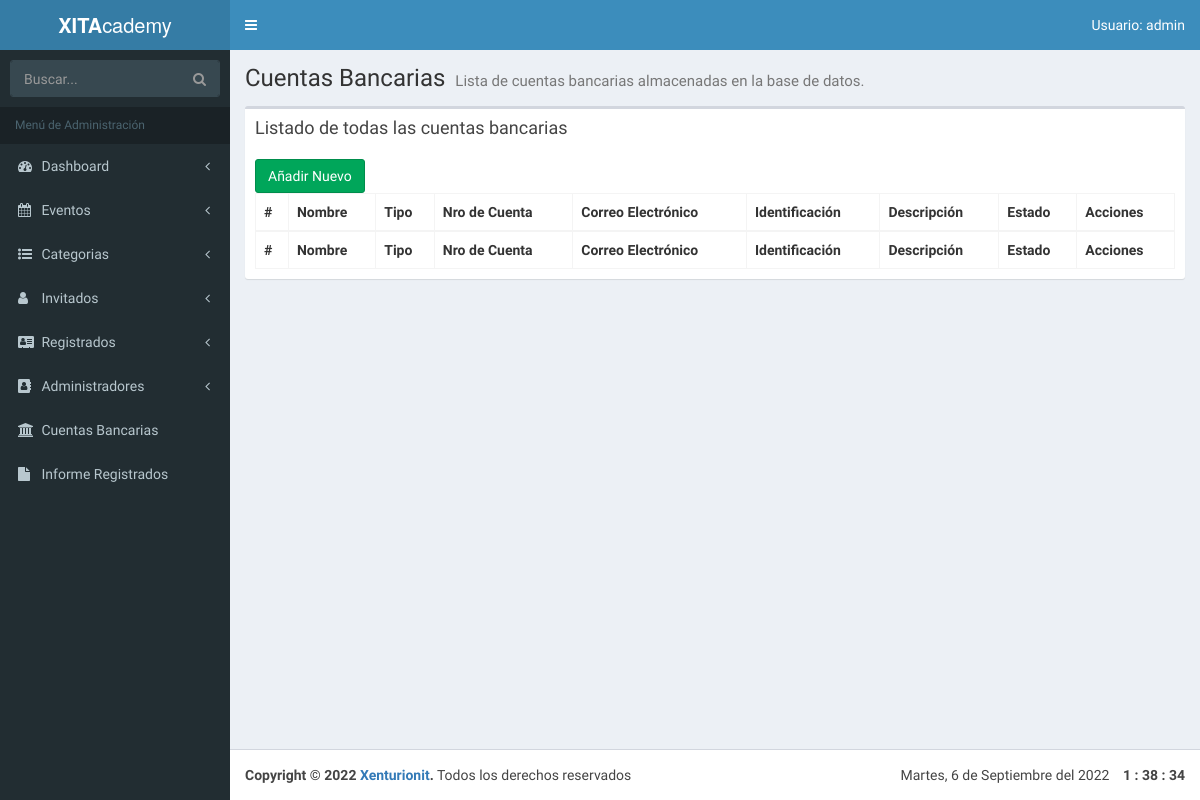
Before: /admin/lista-cuentas.php (signed in) with the older database file.
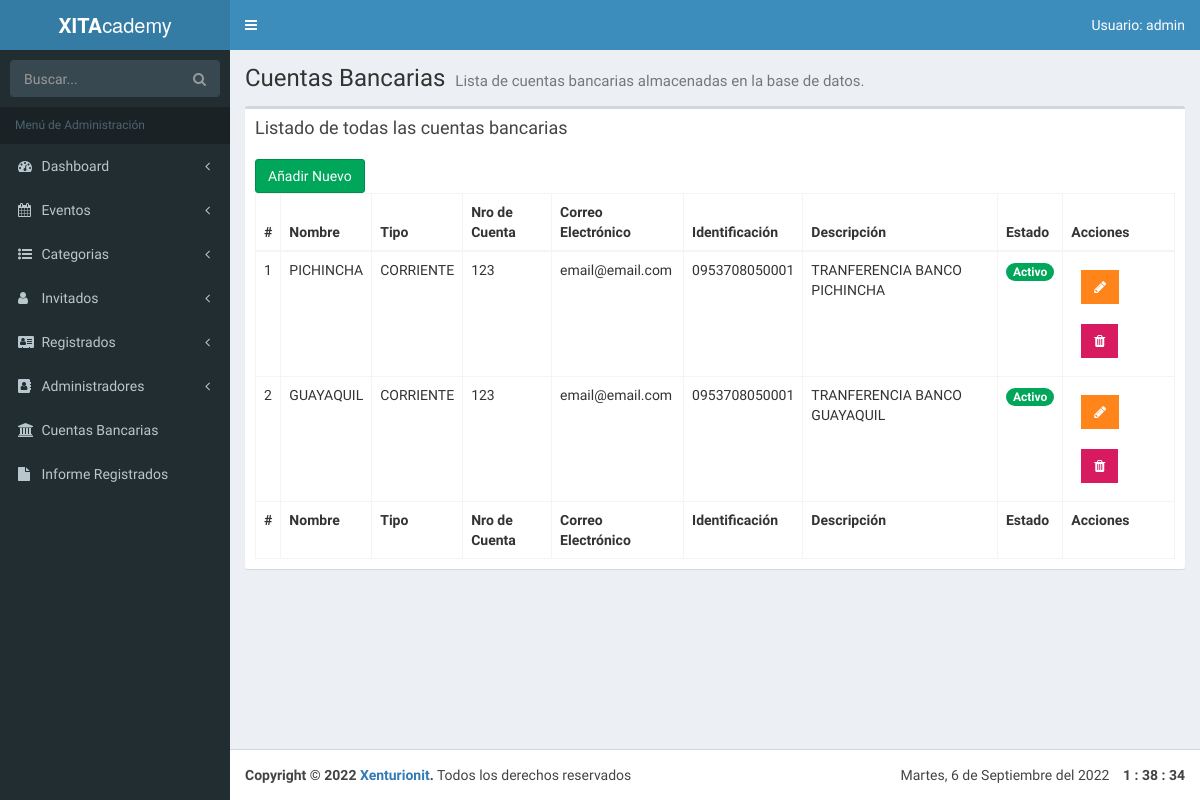
After: the same page with the newer database file.
### tables this page shows
CREATE TABLE `cuentas_bancarias` (
                                     `id` tinyint(4) NOT NULL AUTO_INCREMENT,
                                     `nombre_banco` varchar(50) DEFAULT NULL,
                                     `tipo_cuenta` varchar(15) DEFAULT NULL,
                                     `nro_cuenta` varchar(15) DEFAULT NULL,
                                     `email` varchar(50) DEFAULT NULL,
                                     `ced_ruc` varchar(14) DEFAULT NULL,
                                     `descripcion` varchar(100) DEFAULT NULL,
                                     `creado` datetime DEFAULT NULL,
                                     `actualizado` datetime DEFAULT NULL,
                                     `estado` tinyint(1) DEFAULT NULL,
                                     PRIMARY KEY (`id`)
);

### admin/funciones/funciones.php (called while the page is built, shortened)
<?php
function obtener_template() {
    $file = basename($_SERVER['PHP_SELF']);
    $pagename = str_replace(".php","",$file);
    return $pagename;
}

### admin/lista-cuentas.php (the view, shortened to what this page needs)
<?php
include_once 'funciones/funciones.php';
include_once 'templates/header.php'; ?>
<body class="hold-transition skin-blue fixed sidebar-mini">
<div class="wrapper">
    <?php include_once 'templates/barra.php'; ?>
    <?php include_once 'templates/navegacion.php'; ?>
  <div class="content-wrapper">
      <section class="content-header">
          <h1>
              Cuentas Bancarias
              <small>Lista de cuentas bancarias almacenadas en la base de datos.</small>
          </h1>
      </section>
    <section class="content">
    <div class="row">
      <div class="col-xs-12">
        <div class="box">
          <div class="box-header">
            <h3 class="box-title">Listado de todas las cuentas bancarias</h3>
          </div>
          <div class="box-body">
              <a href="nuevo-cuenta.php" class="btn btn-success">Añadir Nuevo</a>
              <table id="registros" class="table table-bordered table-hover">
                  <thead>
                  <tr>
                      <th>#</th>
                      <th>Nombre</th>
                      <th>Tipo</th>
                      <th>Nro de Cuenta</th>
                      <th>Correo Electrónico</th>
                      <th>Identificación</th>
                      <th>Descripción</th>
                      <th>Estado</th>
                      <th>Acciones</th>
                  </tr>
                  </thead>
                  <tbody>
                  <?php
                  try {
                      $sql = "SELECT * FROM cuentas_bancarias WHERE estado = 1";
                      $respuesta = $conn->query($sql);
                  } catch(Exception $e){
                      $error = $e->getMessage();
                      echo $error;
                  }
                  $numero = 1;
                  while($resultado = $respuesta->fetch_assoc()){
                      ?>
                      <tr>
                          <td> <?php echo $numero; ?> </td>
                          <td> <?php echo $resultado['nombre_banco']; ?> </td>
                          <td> <?php echo $resultado['tipo_cuenta']; ?> </td>
                          <td> <?php echo $resultado['nro_cuenta']; ?> </td>
                          <td> <?php echo $resultado['email']; ?> </td>
                          <td> <?php echo $resultado['ced_ruc']; ?> </td>
                          <td> <?php echo $resultado['descripcion']; ?> </td>
                          <td>
                              <?php
                              $estado = $resultado['estado'];
                              if($estado == 1):
                                  echo ' '.'<span class="badge bg-green">Activo</span>';
                              else:
                                  echo ' '.'<span class="badge bg-red">Inactivo</span>';
                              endif;
                              ?>
                          </td>
                          <td>
                              <a href="editar-cuenta.php?id=<?php echo $resultado['id'];?>" class="btn bg-orange btn-flat margin">
                                  <i class="fa fa-pencil"></i>
                              </a>
                              <a href="#" data-id="<?php echo $resultado['id']; ?>" data-tipo="cuenta" type="button" class="btn bg-maroon btn-flat margin borrar_registro"><i class="fa fa-trash" aria-hidden="true"></i></a>
                          </td>
                      </tr>
                      <?php
                      $numero++;
                  }
                  ?>
                  </tbody>
                  <tfoot>
                  <tr>
                      <th>#</th>
                      <th>Nombre</th>
                      <th>Tipo</th>
                      <th>Nro de Cuenta</th>
                      <th>Correo Electrónico</th>
                      <th>Identificación</th>
                      <th>Descripción</th>
                      <th>Estado</th>
                      <th>Acciones</th>
                  </tr>
                  </tfoot>
              </table>
          </div>
        </div>
      </div>
    </div>
  </section>
  </div>
<?php
  include_once 'templates/footer.php';
  include_once 'templates/footer-scripts.php';
?>

### admin/templates/header.php (shortened to what this page needs)
<!DOCTYPE html>
<html>
<head>
      <link rel="stylesheet" href="css/select2.css">
      <link rel="stylesheet" href="css/bootstrap.min.css">
      <link rel="stylesheet" href="css/font-awesome.min.css">
      <link rel="stylesheet" href="css/ionicons.min.css">
      <link rel="stylesheet" href="css/AdminLTE.min.css">
      <link rel="stylesheet" href="css/sweetalert2.min.css">
      <link rel="stylesheet" href="css/dataTables.bootstrap.min.css">
      <link rel="stylesheet" href="css/bootstrap-datepicker.min.css">
      <link rel="stylesheet" href="css/bootstrap-timepicker.min.css">
      <link rel="stylesheet" href="css/fontawesome-iconpicker.css">
      <link rel="stylesheet" href="css/morris.css">
      <link rel="stylesheet" href="css/icheck.css">
      <link rel="stylesheet" href="css/_all-skins.min.css">
      <link rel="stylesheet" href="css/xenturion.css">
</head>

### admin/templates/barra.php (shortened to what this page needs)
<header class="main-header">
  <a href="../index.php" class="logo">
    <span class="logo-lg"><b>XITA</b>cademy</span>
  </a>
  <nav class="navbar navbar-static-top">
    <a href="#" class="sidebar-toggle" data-toggle="push-menu" role="button">
    </a>
    <div class="navbar-custom-menu">
      <ul class="nav navbar-nav">
          <li class="dropdown user user-menu">
              <a href="#" class="dropdown-toggle" data-toggle="dropdown">
                <?php $usuario = $_SESSION['usuario']; ?>
                Usuario: <span class="hidden-xs"><?php echo $usuario; ?></span>
              </a>
          </li>
      </ul>
    </div>
  </nav>
</header>

### admin/templates/navegacion.php (shortened to what this page needs)
<?php $template = obtener_template(); ?>
  <aside class="main-sidebar">
    <section class="sidebar">
      <form action="#" method="get" class="sidebar-form">
        <div class="input-group">
          <input type="text" name="q" class="form-control" placeholder="Buscar...">
              <span class="input-group-btn">
                  <button type="submit" name="search" id="search-btn" class="btn btn-flat"><i class="fa fa-search"></i>
                  </button>
              </span>
        </div>
      </form>
      <ul class="sidebar-menu" data-widget="tree">
            <li class="header">Menú de Administración</li>
            <li class="treeview">
                <a href="#">
                    <i class="fa fa-dashboard"></i> <span>Dashboard</span>
                    <span class="pull-right-container">
                        <i class="fa fa-angle-left pull-right"></i>
                    </span>
                </a>
            </li>
            <?php $paginas = array('nuevo-evento', 'lista-eventos', 'editar-evento'); ?>
            <li class="treeview <?php echo (in_array($template, $paginas) ) ? 'active' : '' ?> ">
                <a href="#">
                    <i class="fa fa-calendar"></i> <span>Eventos </span>
                    <span class="pull-right-container">
                        <i class="fa fa-angle-left pull-right"></i>
                    </span>
                </a>
            </li>
            <li class="treeview">
                <a href="#">
                    <i class="fa fa-list-ul"></i> <span>Categorias</span>
                    <span class="pull-right-container">
                        <i class="fa fa-angle-left pull-right"></i>
                    </span>
                </a>
            </li>
            <li class="treeview">
                <a href="#">
                    <i class="fa fa-user"></i> <span>Invitados </span>
                    <span class="pull-right-container">
                        <i class="fa fa-angle-left pull-right"></i>
                    </span>
                </a>
            </li>
            <li class="treeview">
                <a href="#">
                    <i class="fa fa-address-card"></i> <span>Registrados </span>
                    <span class="pull-right-container">
                        <i class="fa fa-angle-left pull-right"></i>
                    </span>
                </a>
            </li>
            <?php if($_SESSION['nivel'] == 1): ?>
                <li class="treeview">
                    <a href="#">
                        <i class="fa fa-address-book"></i> <span>Administradores </span>
                        <span class="pull-right-container">
                            <i class="fa fa-angle-left pull-right"></i>
                        </span>
                    </a>
                </li>
                <li class="treeview">
                    <a href="#">
                        <i class="fa fa-university"></i>
                        <span>Cuentas Bancarias</span>
                    </a>
                </li>
            <?php endif; ?>
          <?php if($_SESSION['nivel'] == 1): ?>
              <li class="treeview">
                  <a href="#">
                      <i class="fa fa-file"></i>
                      <span>Informe Registrados</span>
                  </a>
              </li>
          <?php endif; ?>
        </ul>
    </section>
  </aside>

### admin/templates/footer.php (shortened to what this page needs)
<footer class="main-footer">
    <div id="body">
        <div id="contenedor">
            <div id="copy" class="copy">
                <strong>Copyright &copy; <?php echo date('Y'); ?> <a href="../index.php">Xenturionit</a>.</strong> Todos
                los derechos reservados
            </div>
            <div id="clock">
                <span id="weekDay" class="weekDay"></span>,
                <span id="day" class="day"></span> de
                <span id="month" class="month"></span> del
                <span id="year" class="year" style="padding-right: 10px;"></span>
                <strong>
                <span id="hours" class="hours"></span> :
                <span id="minutes" class="minutes"></span> :
                <span id="seconds" class="seconds"></span>
                </strong>
            </div>
        </div>
    </div>
</footer>
</div>

### admin/templates/footer-scripts.php (shortened to what this page needs)
</body>
</html>

### admin/css/xenturion.css (style rules this page uses)
#contenedor { width: 100%; margin:0px; display:table; border-spacing:0px; }
#copy { width:50%; display:table-cell; text-align: left; }
#clock { width:50%; display:table-cell; text-align: right; }

Changed rows visible on the page:
now on this page (row edited): cuentas_bancarias: nombre_banco "PICHINCHA", tipo_cuenta "CORRIENTE", nro_cuenta "123", email "email@email.com", ced_ruc "0953708050001", descripcion "TRANFERENCIA BANCO PICHINCHA", estado "Activo"
added cuentas_bancarias: nombre_banco "GUAYAQUIL", tipo_cuenta "CORRIENTE", nro_cuenta "123", email "email@email.com", ced_ruc "0953708050001", descripcion "TRANFERENCIA BANCO GUAYAQUIL", estado "Activo"
